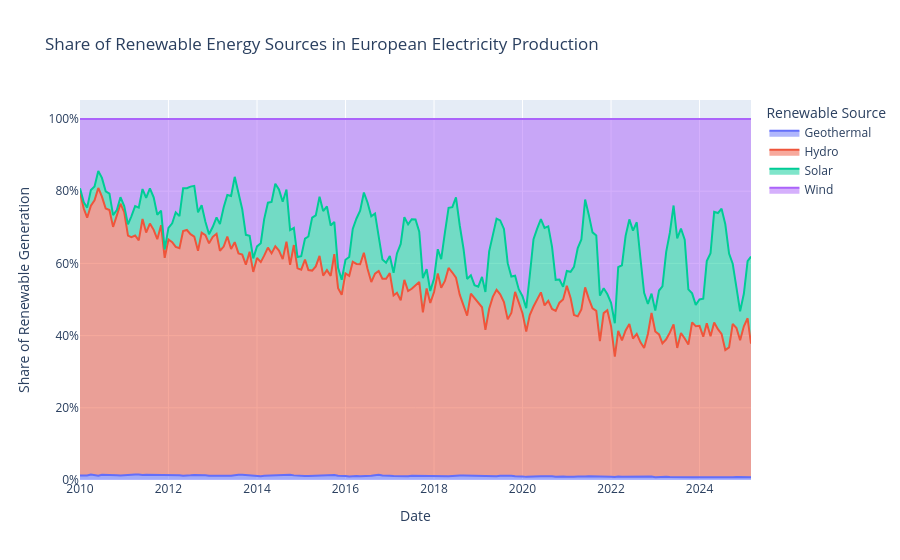

Here is the notebook cell this chart was saved with:
### Code cell
import pandas as pd
import plotly.express as px

# Load the dataset
data2_df = pd.read_csv('data2.csv', skiprows=8)

# List of European countries
european_countries = [
    'Austria', 'Belgium', 'Bulgaria', 'Croatia', 'Cyprus', 'Czechia', 'Denmark',
    'Estonia', 'Finland', 'France', 'Germany', 'Greece', 'Hungary', 'Ireland',
    'Italy', 'Latvia', 'Lithuania', 'Luxembourg', 'Malta', 'Netherlands',
    'Poland', 'Portugal', 'Romania', 'Slovakia', 'Slovenia', 'Spain', 'Sweden',
    'United Kingdom', 'Norway', 'Switzerland', 'Iceland'
]

# Filter for relevant data
df_renewables_v6 = data2_df[
    (data2_df['Balance'] == 'Net Electricity Production') &
    (data2_df['Unit'] == 'GWh') &
    (data2_df['Country'].isin(european_countries))
].copy()

# Convert 'Time' to datetime objects
# Handle potential errors during conversion by coercing invalid dates to NaT
df_renewables_v6['Date_Parsed'] = pd.to_datetime(df_renewables_v6['Time'], format='%B %Y', errors='coerce')

# Drop rows where Date_Parsed is NaT due to parsing errors
df_renewables_v6.dropna(subset=['Date_Parsed'], inplace=True)

# Filter for relevant renewable product types
renewable_products = ['Hydro', 'Solar', 'Wind', 'Biofuels', 'Geothermal', 'Other renewables']
df_renewables_v6_filtered = df_renewables_v6[df_renewables_v6['Product'].isin(renewable_products)]

# Aggregate total generation by Date_Parsed and Product across all European countries
df_renewables_total_europe = df_renewables_v6_filtered.groupby(['Date_Parsed', 'Product'])['Value'].sum().reset_index()

# Sort by Date_Parsed for proper area chart display
df_renewables_total_europe = df_renewables_total_europe.sort_values(by='Date_Parsed')

# Create the stacked area chart with Plotly Express
fig = px.area(df_renewables_total_europe,
              x='Date_Parsed',
              y='Value',
              color='Product',
              title='Share of Renewable Energy Sources in European Electricity Production',
              labels={'Date_Parsed': 'Date', 'Value': 'Electricity Generation (GWh)', 'Product': 'Renewable Source'},
              line_group='Product', # Ensures proper stacking for different products
              # For normalized stack, use groupnorm
              groupnorm='fraction' # To show share (normalized stack)
             )

fig.update_layout(yaxis_tickformat=".0%") # Format y-axis as percentage
fig.update_xaxes(title_text='Date')
fig.update_yaxes(title_text='Share of Renewable Generation')

fig.show()

### Figure 1 — Plotly figure (JSON) as saved in the notebook; plotly's stock layout.template omitted (floating-point values rounded to 4 significant figures; data arrays with more than 128 entries replaced by an {"elided": "..."} marker saying what was removed)
{"data": [{"fillpattern": {"shape": ""}, "groupnorm": "fraction", "hovertemplate": "Renewable Source=Geothermal<br>Date=%{x}<br>Electricity Generation (GWh)=%{y}<extra></extra>", "legendgroup": "Geothermal", "line": {"color": "#636efa"}, "marker": {"symbol": "circle"}, "mode": "lines", "name": "Geothermal", "orientation": "v", "showlegend": true, "stackgroup": "1", "type": "scatter", "x": {"elided": "183 str values"}, "xaxis": "x", "y": {"elided": "183 float values"}, "yaxis": "y"}, {"fillpattern": {"shape": ""}, "groupnorm": "fraction", "hovertemplate": "Renewable Source=Hydro<br>Date=%{x}<br>Electricity Generation (GWh)=%{y}<extra></extra>", "legendgroup": "Hydro", "line": {"color": "#EF553B"}, "marker": {"symbol": "circle"}, "mode": "lines", "name": "Hydro", "orientation": "v", "showlegend": true, "stackgroup": "1", "type": "scatter", "x": {"elided": "183 str values"}, "xaxis": "x", "y": {"elided": "183 float values"}, "yaxis": "y"}, {"fillpattern": {"shape": ""}, "groupnorm": "fraction", "hovertemplate": "Renewable Source=Solar<br>Date=%{x}<br>Electricity Generation (GWh)=%{y}<extra></extra>", "legendgroup": "Solar", "line": {"color": "#00cc96"}, "marker": {"symbol": "circle"}, "mode": "lines", "name": "Solar", "orientation": "v", "showlegend": true, "stackgroup": "1", "type": "scatter", "x": {"elided": "183 str values"}, "xaxis": "x", "y": {"elided": "183 float values"}, "yaxis": "y"}, {"fillpattern": {"shape": ""}, "groupnorm": "fraction", "hovertemplate": "Renewable Source=Wind<br>Date=%{x}<br>Electricity Generation (GWh)=%{y}<extra></extra>", "legendgroup": "Wind", "line": {"color": "#ab63fa"}, "marker": {"symbol": "circle"}, "mode": "lines", "name": "Wind", "orientation": "v", "showlegend": true, "stackgroup": "1", "type": "scatter", "x": {"elided": "183 str values"}, "xaxis": "x", "y": {"elided": "183 float values"}, "yaxis": "y"}], "layout": {"legend": {"title": {"text": "Renewable Source"}, "tracegroupgap": 0}, "title": {"text": "Share of Renewable Energy Sources in European Electricity Production"}, "xaxis": {"anchor": "y", "domain": [0.0, 1.0], "title": {"text": "Date"}}, "yaxis": {"anchor": "x", "domain": [0.0, 1.0], "tickformat": ".0%", "title": {"text": "Share of Renewable Generation"}}}}
